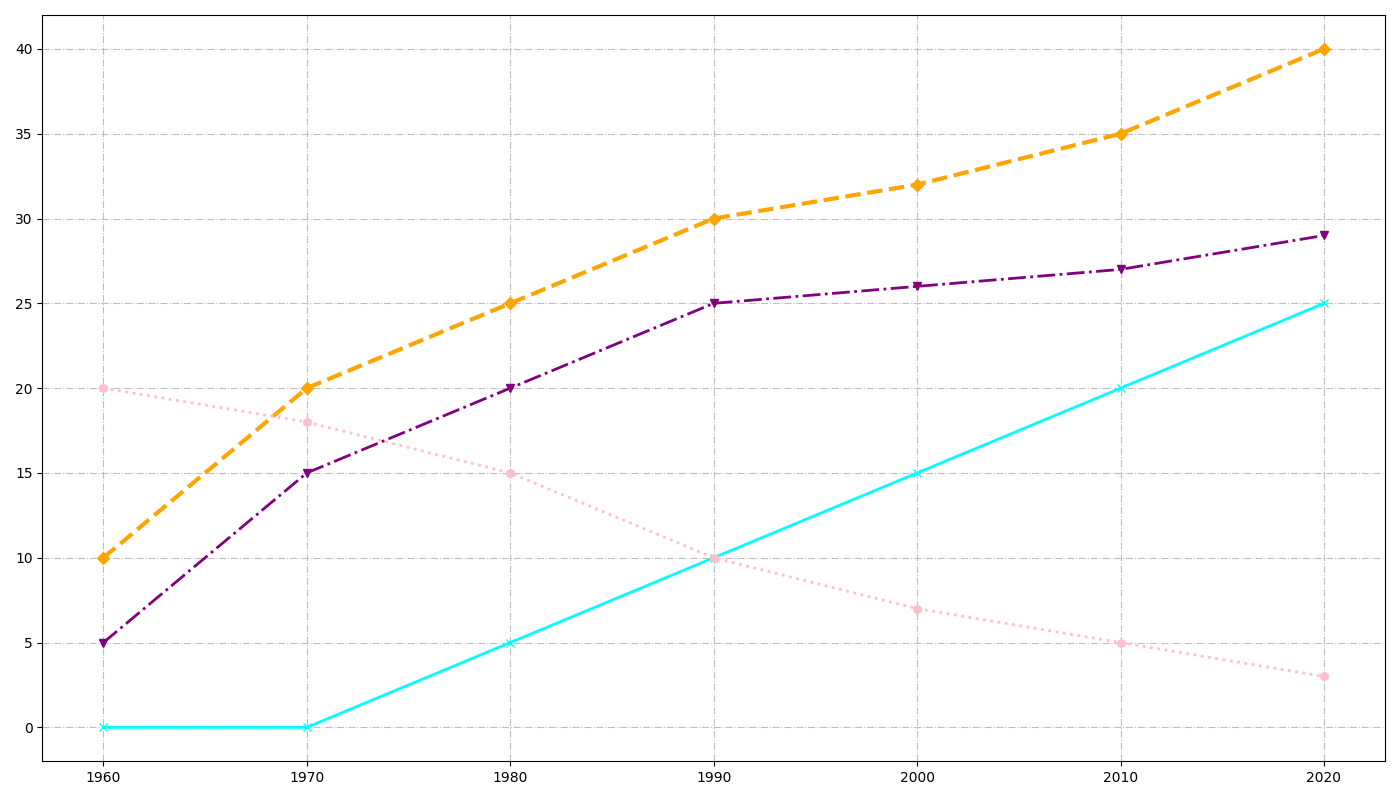

Python code for this plot:
import matplotlib.pyplot as plt
import numpy as np

decades = np.arange(1960, 2030, 10)
pop_music = np.array([10, 20, 25, 30, 32, 35, 40])
rock_music = np.array([5, 15, 20, 25, 26, 27, 29])
hiphop_music = np.array([0, 0, 5, 10, 15, 20, 25])
jazz_music = np.array([20, 18, 15, 10, 7, 5, 3])

plt.figure(figsize=(14, 8))

plt.plot(decades, pop_music, marker='D', linestyle='--', color='orange', linewidth=3)
plt.plot(decades, rock_music, marker='v', linestyle='-.', color='purple', linewidth=2)
plt.plot(decades, hiphop_music, marker='x', linestyle='-', color='cyan', linewidth=2)
plt.plot(decades, jazz_music, marker='h', linestyle=':', color='pink', linewidth=2)

plt.grid(True, linestyle='-.', alpha=0.8)

plt.tight_layout()
plt.show()
